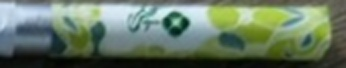
#> input picture .scratch/apple_band_0.jpg, 346 x 68 px, given in place of 10-25_at_3.49.29_PM-2cc230cf-8ef2-4879-bcd5-44050d375937.png, which was not available
$ python crop_black_diamond_sticks_2.py
#> lines starting #> are read from the running program, lines starting #| are printed output that depends on the picture; pictures that were not available may be replaced by others from this repository, and a replacement may not be noted
import math
import cv2
import numpy as np

A = "/Users/afridee/.cursor/projects/Volumes-T7-Dev-stock-material-detection/assets/"
# (image, butt end xy, tip xy, gold ring xy)
STICKS = [
    (A + "Screenshot_2026-10-25_at_3.49.29_PM-2cc230cf-8ef2-4879-bcd5-44050d375937.png", (65, 120), (525, 124), (372, 123)),
]
_OLD = [
    (A + "WhatsApp_Image_2026-10-25_at_15.36.33__1_-98245c6e-13f7-4237-ab63-953a46091c70.jpg", (290, 870), (250, 150), (264, 407)),
    (A + "WhatsApp_Image_2026-10-25_at_15.36.33-bea250b2-6c71-4b1c-a11a-11139d5d069f.jpg", (248, 860), (227, 308), (234, 502)),
    (A + "WhatsApp_Image_2026-10-25_at_15.36.32-56353eda-81d0-44cc-939b-4ad28a7de51b.jpg", (283, 872), (257, 370), (266, 548)),
    (A + "WhatsApp_Image_2026-10-25_at_15.36.33__2_-06044aca-45e2-4a6b-bc73-85e59069025b.jpg", (281, 870), (281, 270), (281, 480)),
]
H = 62
OUT = "/Volumes/T7-Dev/stock-material-detection/.scratch/bd2_"

out = []
for path, butt, tip, ring in STICKS:
    img = cv2.imread(path)
#> img is the input picture: shape (68, 346, 3); mean B, G, R 99.4, 119.6, 101.8
    dx, dy = tip[0] - butt[0], tip[1] - butt[1]
    length = math.hypot(dx, dy)
    ux, uy = dx / length, dy / length
    ang = math.degrees(math.atan2(dy, dx))
    s0 = (ring[0] - butt[0]) * ux + (ring[1] - butt[1]) * uy - 8
    band_len = length - s0 + 6
    cx = butt[0] + ux * (s0 + band_len / 2)
    cy = butt[1] + uy * (s0 + band_len / 2)
    M = cv2.getRotationMatrix2D((cx, cy), ang, 1.0)
    rot = cv2.warpAffine(img, M, (img.shape[1], img.shape[0]), flags=cv2.INTER_CUBIC)
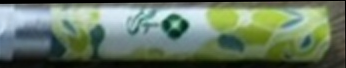
#> rot: shape (68, 346, 3); mean B, G, R 98.7, 118.8, 101.2
    crop = cv2.getRectSubPix(rot, (int(round(band_len)), H), (cx, cy))
    out.append(cv2.resize(crop, None, fx=2, fy=2, interpolation=cv2.INTER_CUBIC))

for i, c in enumerate(out):
    cv2.imwrite(f"{OUT}band_{i}.jpg", c, [cv2.IMWRITE_JPEG_QUALITY, 95])
#> this loop made 1 pass
w = max(c.shape[1] for c in out)
#> w = 334
sheet = np.vstack([cv2.copyMakeBorder(c, 4, 4, 0, w - c.shape[1], cv2.BORDER_CONSTANT, value=(255, 255, 255)) for c in out])
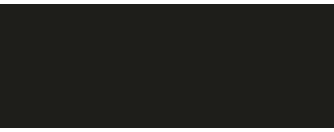
#> sheet: shape (132, 334, 3); mean of channels 0, 1, 2 39.9, 43.6, 43.6; drawn as B, G, R
cv2.imwrite(f"{OUT}sheet.jpg", sheet)

$ run again, on .scratch/apple_band_4.jpg
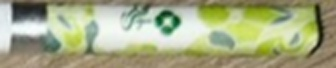
#> input picture .scratch/apple_band_4.jpg, 336 x 68 px, given in place of 10-25_at_3.49.29_PM-2cc230cf-8ef2-4879-bcd5-44050d375937.png, which was not available
#> img is the input picture: shape (68, 336, 3); mean B, G, R 131.4, 169.1, 164.1
#> `crop = cv2.getRectSubPix(rot, (int(round(band_len)), H), (cx, cy))`:
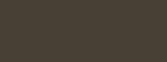
#> crop: shape (62, 167, 3); mean B, G, R 52, 64, 72
#> the loop `for i, c in enumerate(out):` made 1 pass
#> w = 334
#> `sheet = np.vstack([cv2.copyMakeBorder(c, 4, 4, 0, w - c.shape[1], cv2...`:
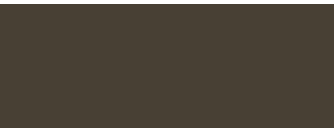
#> sheet: shape (132, 334, 3); mean of channels 0, 1, 2 64.3, 75.6, 83.1; drawn as B, G, R

$ run again, on .scratch/apple_band_5.jpg
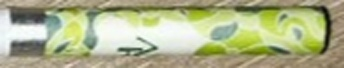
#> input picture .scratch/apple_band_5.jpg, 344 x 68 px, given in place of 10-25_at_3.49.29_PM-2cc230cf-8ef2-4879-bcd5-44050d375937.png, which was not available
#> img is the input picture: shape (68, 344, 3); mean B, G, R 137.9, 177.7, 173.5
#> `crop = cv2.getRectSubPix(rot, (int(round(band_len)), H), (cx, cy))`:
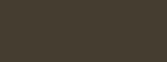
#> crop: shape (62, 167, 3); mean B, G, R 48, 61, 69
#> the loop `for i, c in enumerate(out):` made 1 pass
#> w = 334
#> `sheet = np.vstack([cv2.copyMakeBorder(c, 4, 4, 0, w - c.shape[1], cv2...`:
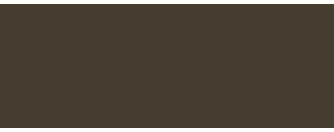
#> sheet: shape (132, 334, 3); mean of channels 0, 1, 2 60.5, 72.8, 80.3; drawn as B, G, R
